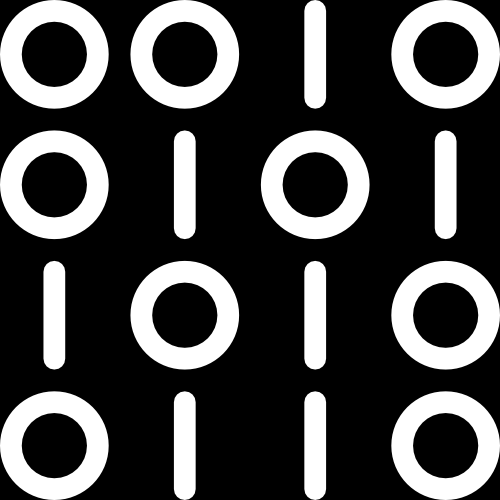
#> input picture lab04/binary.png, 500 x 500 px
$ python main.py
#> lines starting #> are read from the running program, lines starting #| are printed output that depends on the picture; after the words box and inside, x2 and y2 are one past the last pixel; in counts of white or black regions, pixels touching at a corner belong together
from __future__ import print_function
import cv2
import numpy as np

label_idx = 1
idx = 1


def is_foreground(pixel):
    if pixel != 0:
        return True
    return False


def not_labeled(pixel):
    if pixel >0 and pixel != 255:
        return False
    return True


def ffilter(img):
    image = img.copy()
    label_idx = 1
    queue = []
    for i in np.arange(0, img.shape[0]):
        for j in np.arange(0, img.shape[1]):
            if is_foreground(img[i, j]) and not_labeled(img[i, j]):
                image[i, j] = label_idx
                queue.append((i, j))
                image = queue_solver(image, queue, label_idx)
                label_idx += 1
    return image


def queue_solver(img, queue, lab):

    while True:
        pix = queue[0]
        for qsi in np.arange(-1, 2):
            for qsj in np.arange(-1, 2):
                if qsi != 0 or qsj != 0:
                    if pix[0] + qsi >= 0 and pix[0] + qsi < img.shape[0] and pix[1] + qsj >= 0 and pix[1] + qsj < img.shape[1]:
                        if is_foreground(img[pix[0]+qsi, pix[1]+qsj]) and not_labeled(img[pix[0] + qsi, pix[1]+qsj]):
                            img[pix[0]+qsi, pix[1]+qsj] = lab
                            queue.append((pix[0]+qsi, pix[1]+qsj))

        queue.pop(0)
        if len(queue) == 0:
            break
    return img


if __name__ == '__main__':
    img = cv2.imread('./binary.png', cv2.IMREAD_GRAYSCALE)
#> img is the input picture: shape (500, 500); min 0, max 255, mean 70.7
    img[img[:,:] != 0] = 255
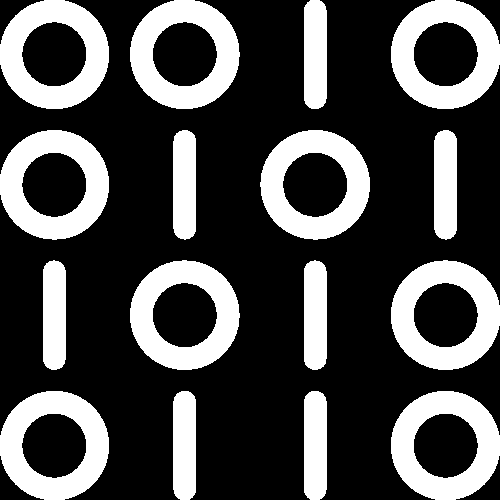
#> img: shape (500, 500); 29.3% white; 16 white regions, largest, box (x1, y1, x2, y2) and area: (130, 0, 240, 109) 6276, (0, 130, 109, 240) 6276, (391, 260, 500, 370) 6276

    label_idx = 1
    queue = []
    for i in np.arange(0, img.shape[0]):
        for j in np.arange(0, img.shape[1]):
            if is_foreground(img[i, j]) and not_labeled(img[i, j]):
                img[i, j] = label_idx
                queue.append((i, j))
                while True:
                    pix = queue[0]
                    for qsi in np.arange(-1, 2):
                        for qsj in np.arange(-1, 2):
                            if qsi != 0 or qsj != 0:
                                if pix[0] + qsi >= 0 and pix[0] + qsi < img.shape[0] and pix[1] + qsj >= 0 and pix[1] + qsj < img.shape[1]:
                                    if is_foreground(img[pix[0] + qsi, pix[1] + qsj]) and not_labeled(img[pix[0] + qsi, pix[1] + qsj]):
                                        img[pix[0] + qsi, pix[1] + qsj] = label_idx
                                        queue.append((pix[0] + qsi, pix[1] + qsj))

                    queue.pop(0)
                    if len(queue) == 0:
                        break
                label_idx += 1
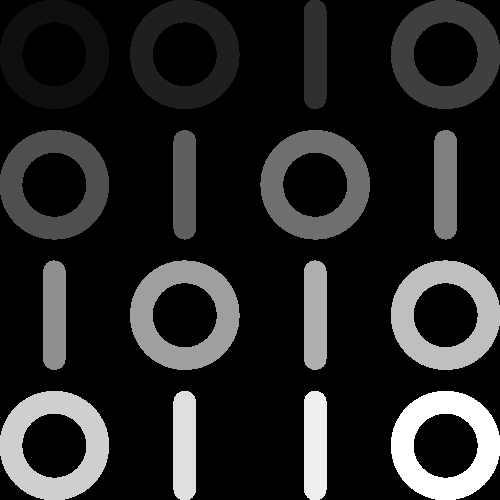
#> img: shape (500, 500); min 0, max 16, mean 2.39; drawn with min black and max white
#> after the loop, label_idx = 17; queue = []


    #img = ffilter(img)
    #np.zeros((img.shape[0],))

    ff = np.zeros((img.shape[0], img.shape[1], 3))
    ff[img[:, :] == 1] = [255, 0, 0]
    ff[img[:, :] == 2] = [100, 50, 0]
    ff[img[:, :] == 3] = [100, 0, 100]
    ff[img[:, :] == 4] = [60, 250, 60]
    ff[img[:, :] == 5] = [70, 70, 0]
    ff[img[:, :] == 6] = [0, 180, 255]
    ff[img[:, :] == 7] = [130, 130, 180]
    ff[img[:, :] == 8] = [0, 70, 0]
    ff[img[:, :] == 9] = [0, 0, 255]
    ff[img[:, :] == 10] = [0, 180, 180]
    ff[img[:, :] == 11] = [150, 150, 130]
    ff[img[:, :] == 12] = [70, 70, 70]
    ff[img[:, :] == 13] = [204, 255, 204]
    ff[img[:, :] == 14] = [51, 0, 102]
    ff[img[:, :] == 15] = [0, 70, 255]
    ff[img[:, :] == 16] = [255, 255, 255]
    #a = cv2.applyColorMap(img, cv2.COLORMAP_BONE)
    cv2.imshow('prova', ff.astype(np.uint8))
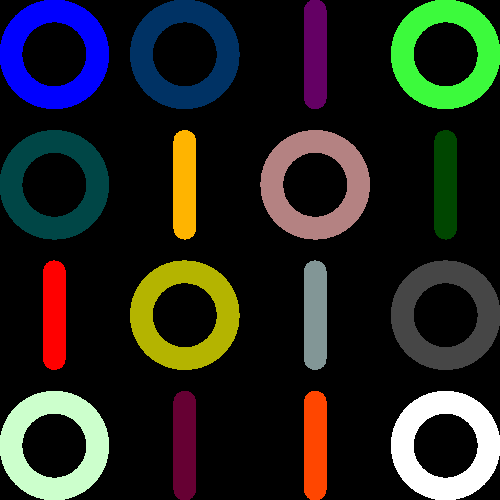
#> window 'prova': shape (500, 500, 3); mean B, G, R 31.5, 36.1, 34.3
    cv2.waitKey(0)
